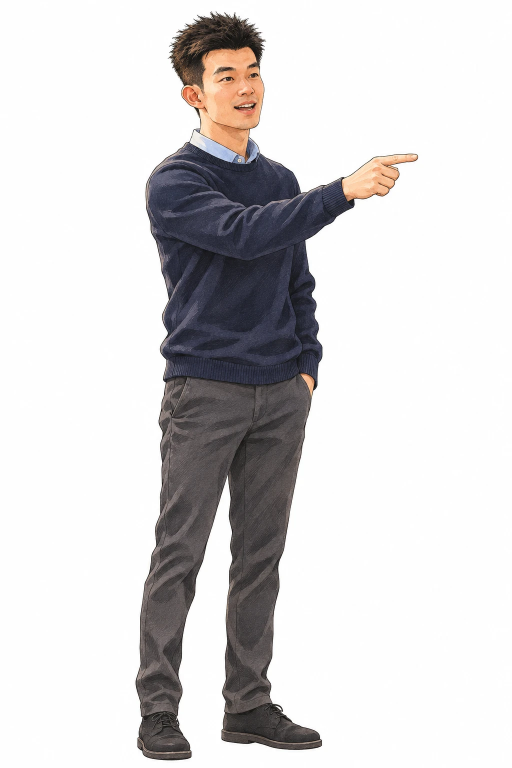
#> input picture episodes/guanghulian/角色/pose_A_point.webp, 1024 x 1536 px (shown at 1/2 size)
$ python cutout.py pose_A_point.webp pose_B_crouch.webp
#> lines starting #> are read from the running program, lines starting #| are printed output that depends on the picture; after the words box and inside, x2 and y2 are one past the last pixel; in counts of white or black regions, pixels touching at a corner belong together
import sys, numpy as np
from PIL import Image, ImageDraw, ImageFilter
src, out = sys.argv[1], sys.argv[2]
im = np.asarray(Image.open(src).convert('RGB')).astype(np.float32)
mn = im.min(2); mx = im.max(2)
#> after `mn = im.min(2)`:
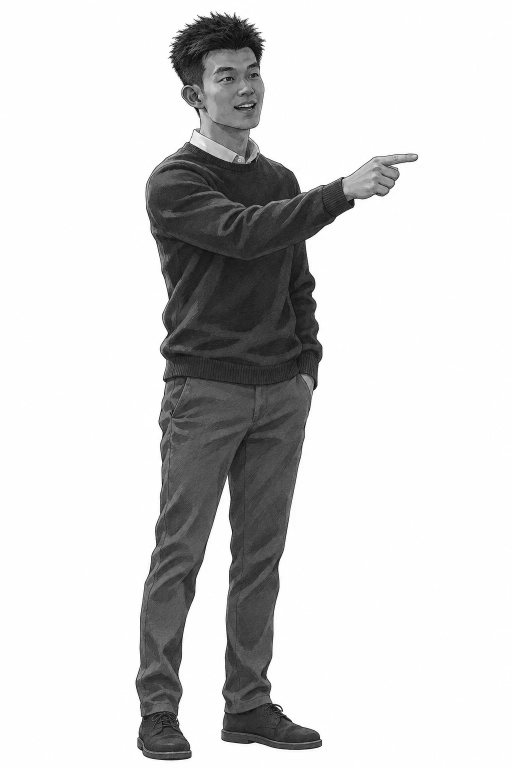
#> mn: shape (1536, 1024) float32 (shown at 1/2 size); min 0, max 255, mean 211.8
#> after `mx = im.max(2)`:
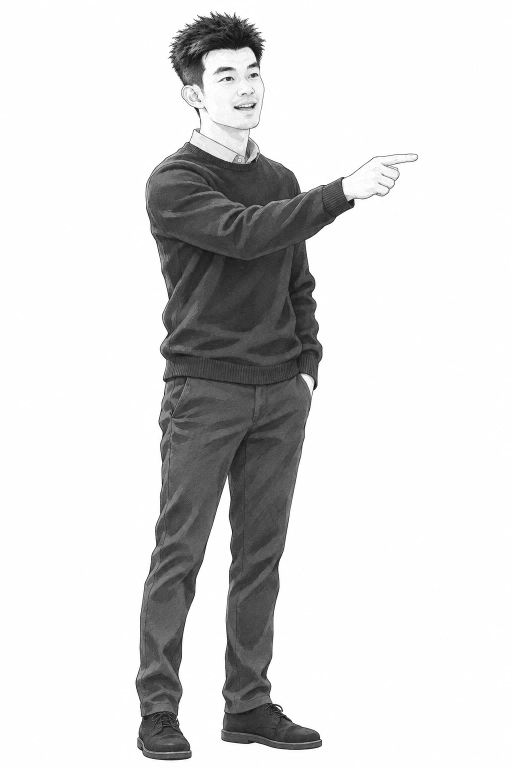
#> mx: shape (1536, 1024) float32 (shown at 1/2 size); min 2, max 255, mean 216.3
white = ((mn > 228) & (mx - mn < 18)).astype(np.uint8) * 255
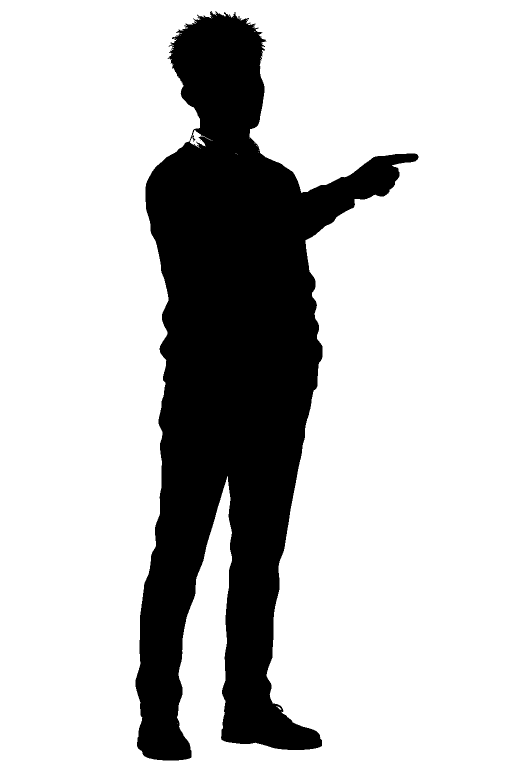
#> white: shape (1536, 1024) (shown at 1/2 size); 76.9% white; 3 black regions (2 under 20 px), largest, box (x1, y1, x2, y2) and area: (271, 22, 837, 1521) 363390
m = Image.fromarray(white, 'L'); h, w = white.shape
#> after `h, w = white.shape`: h = 1536; w = 1024
# 背景 = 和边框连通的白区 + 面积大的封闭白区（手臂和腿之间）；衬衫领子是浅蓝，不在白区里
k = 1
while True:
    arr = np.asarray(m)
    ys, xs = np.nonzero(arr == 255)
    if len(ys) == 0: break
    y0, x0 = ys[0], xs[0]
    ImageDraw.floodfill(m, (int(x0), int(y0)), 1 if k > 250 else k)
    k += 1
    if k > 400: break
#> after the loop, k = 401
lab = np.asarray(m).astype(np.int32)
keep = np.zeros_like(white, bool)
for v in np.unique(lab):
    if v in (0,): continue
    reg = lab == v
    border = reg[0].any() or reg[-1].any() or reg[:, 0].any() or reg[:, -1].any()
    if border or reg.sum() > 3000: keep |= reg
#> this loop made 2 passes
#> (v, border) on pass 2: (255, True)
bg = Image.fromarray(keep.astype(np.uint8) * 255).filter(ImageFilter.MinFilter(3)).filter(ImageFilter.MaxFilter(3))
#> bg: PIL image 1024x1536 L; 76.9% white; 2 black regions (1 under 20 px), largest, box (x1, y1, x2, y2) and area: (271, 22, 837, 1521) 363777
bgn = np.asarray(bg) > 0
band = (np.asarray(bg.filter(ImageFilter.MaxFilter(7))) > 0) & ~bgn
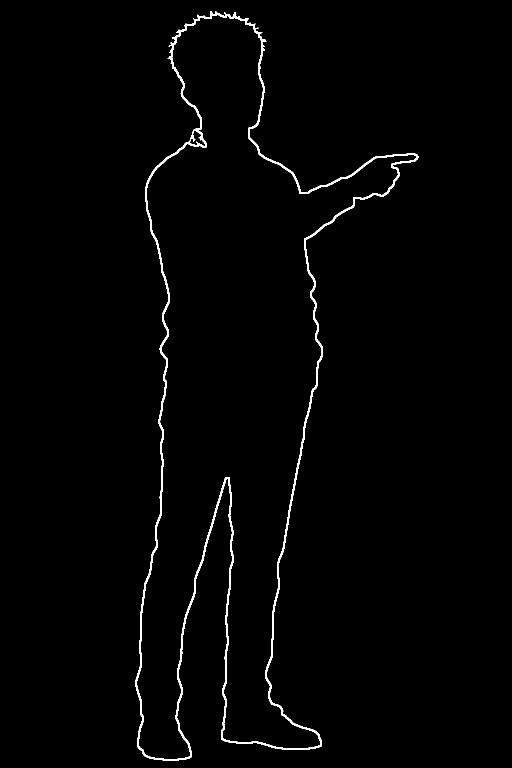
#> band: shape (1536, 1024) bool (shown at 1/2 size); 1.2% white; 2 white regions (1 under 20 px), largest, box (x1, y1, x2, y2) and area: (271, 22, 837, 1521) 19601
a = np.where(bgn, 0.0, 1.0)
a = np.where(band, np.clip((250 - mn) / 70.0, 0, 1), a)
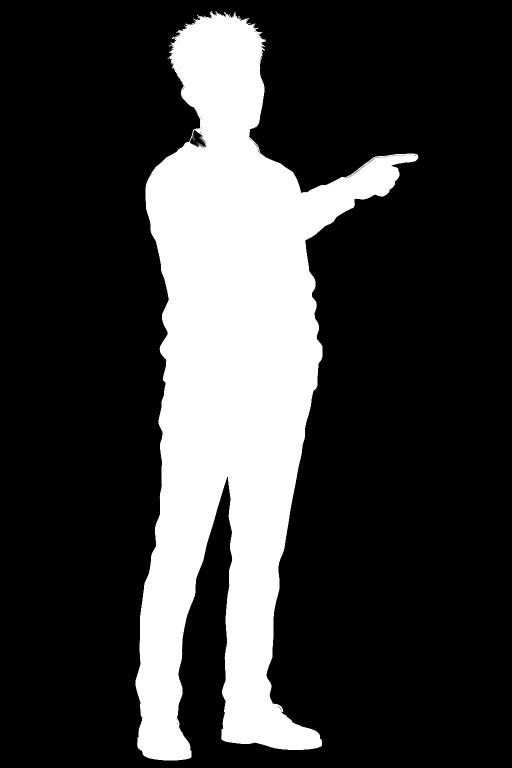
#> a: shape (1536, 1024) float64 (shown at 1/2 size); min 0, max 1, mean 0.231
a = np.asarray(Image.fromarray((a * 255).astype(np.uint8)).filter(ImageFilter.GaussianBlur(0.6))).astype(np.float32) / 255
aa = np.clip(a, 1e-3, 1)[..., None]
rgb = np.clip((im - (1 - aa) * 255) / aa, 0, 255)
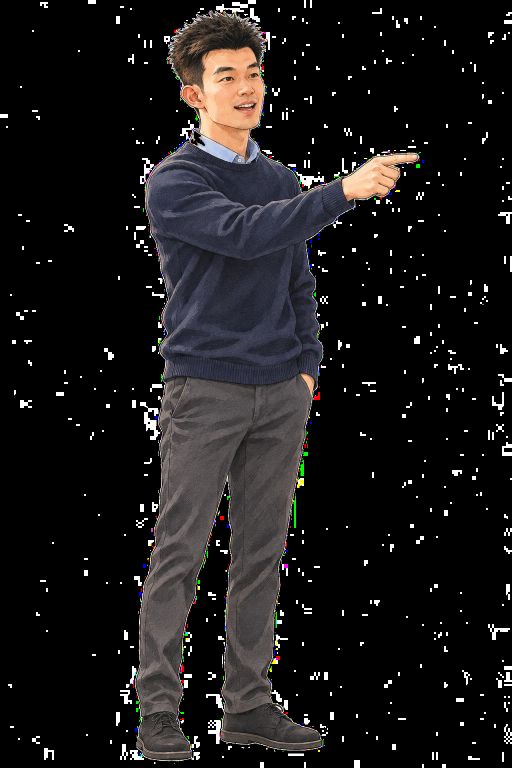
#> rgb: shape (1536, 1024, 3) float32 (shown at 1/2 size); mean R, G, B 26.1, 24.4, 24.6
rgba = np.dstack([rgb, a * 255]).astype(np.uint8)
ys, xs = np.nonzero(a > 0.05); rgba = rgba[ys.min():ys.max() + 1, xs.min():xs.max() + 1]
#> after `rgba = rgba[ys.min():ys.max() + 1, xs.min():xs.max() + 1]`:
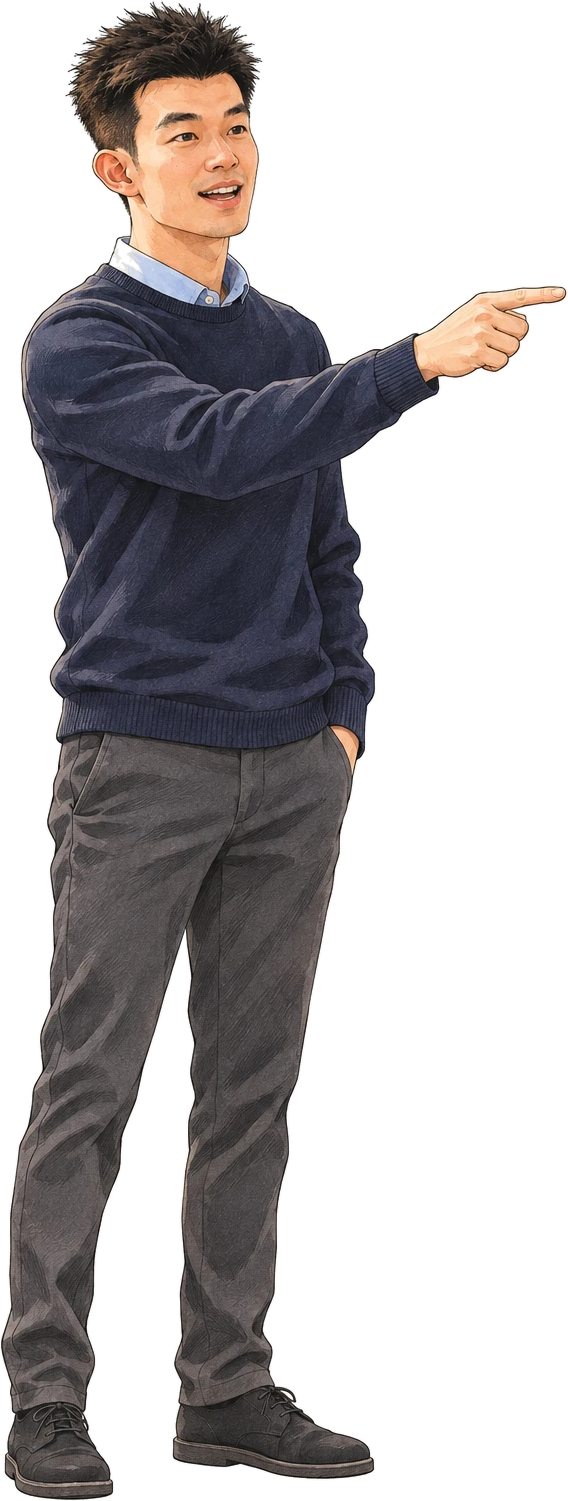
#> rgba: shape (1501, 568, 4); mean R, G, B, A 43.5, 40.3, 40.8, 108.5; transparent parts drawn white
Image.fromarray(rgba, 'RGBA').save(out); print(out, rgba.shape, 'regions', k - 1)
#| pose_B_crouch.webp (1501, 568, 4) regions 400
